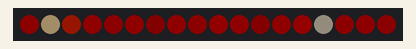
Simulated run of this sketch. Board: Arduino Uno, built with avr-gcc and run on an emulated ATmega328P. Parts: 18 RGB LEDs in strip order, left to right. Dim RGB values are drawn brighter than linear.

Above: at 0.15 s.
At 9.47 s:
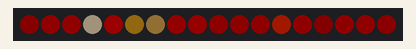
At 14.29 s:
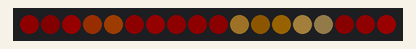
At 19.7 s:
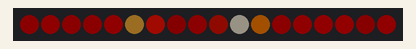
At 29.63 s:
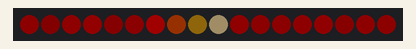
At 39.56 s:
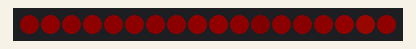

The sketch:

lava.ino
```cpp
#include <FastLED.h>

#define NUM_LEDS 18
#define LED_PIN 2

CRGB leds[NUM_LEDS];

CRGBPalette16  lavaPalette = CRGBPalette16(
  CRGB::DarkRed,  CRGB::Maroon,   CRGB::DarkRed,  CRGB::Maroon,
  CRGB::DarkRed,  CRGB::Maroon,   CRGB::DarkRed,  CRGB::DarkRed,
  CRGB::DarkRed,  CRGB::DarkRed,  CRGB::Red,      CRGB::Orange,
  CRGB::White,    CRGB::Orange,   CRGB::Red,      CRGB::DarkRed
);

uint16_t brightnessScale = 150;
uint16_t indexScale = 100;

void setup() {
  FastLED.addLeds<WS2812B, LED_PIN, GRB>(leds, NUM_LEDS);
  FastLED.setBrightness(50);
  Serial.begin(57600);
}


void loop() {

  for (int i = 0; i < NUM_LEDS; i++) {
    uint8_t brightness = inoise8(i * brightnessScale, millis() / 5);
    uint8_t index = inoise8(i * indexScale, millis() /10);
    leds[i] = ColorFromPalette(lavaPalette, index, brightness);
    //leds[i] = CHSV(0, 255, brightness);
  }

  FastLED.show();
}
```
